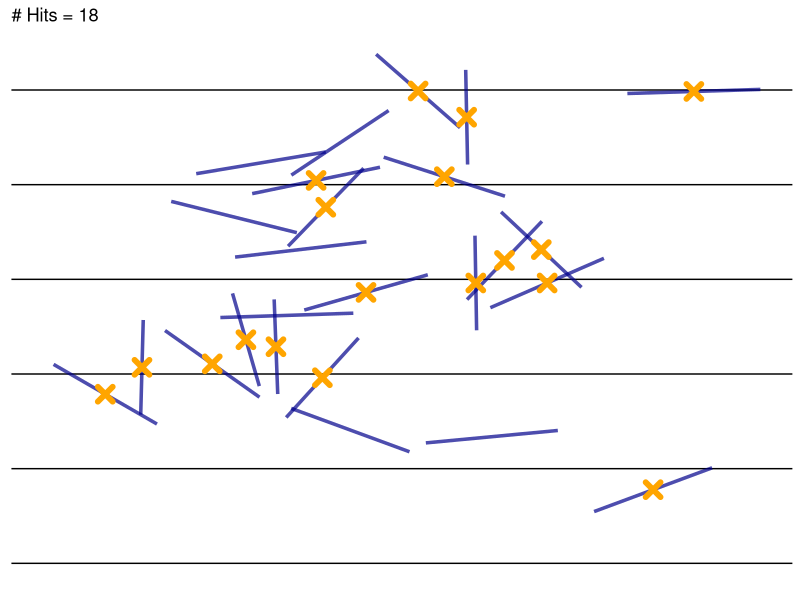
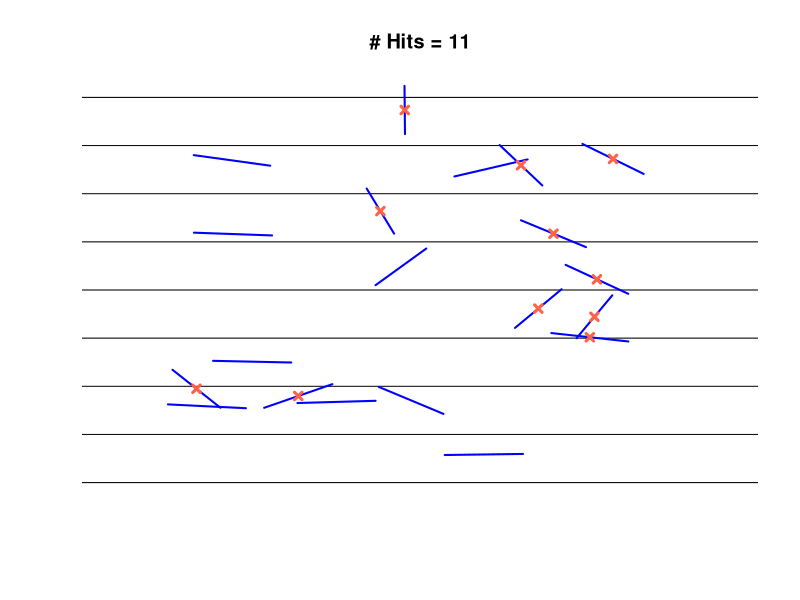

Recreate these plots in R, in order.
## ---- chunk 1
knitr::opts_chunk$set(echo = TRUE, warning = F, message = F)
## ---- chunk 2
#####################################



library(tidyverse)


Buffon_needle <- function(n = 25, a = 1.5, L = 1.5, seed = 1234){
Yintercept <- seq(-4, 4, by = L)

P <- ggplot() +
  geom_hline(yintercept = Yintercept) + 
  labs(y = NULL) +
  coord_cartesian(xlim = c(0, 8), ylim = c(-4, 4), expand = TRUE)+
  theme(
    panel.border = element_blank(),
    axis.text = element_blank(),
    panel.grid = element_blank(),
    axis.ticks = element_blank(), 
    panel.background = element_rect(fill = "white")
  )
P
set.seed(seed)
x1 <- runif(n, 1, 7)
y1 <- runif(n, -3.5, 3.5)
theta1 <- runif(n, 0, pi)
x1_2 <- x1 + a * cos(theta1)
y1_2 <- y1 + a * sin(theta1)

X <- numeric(2*n)
Y <- numeric(2*n)
ind1 <- seq(1, 2*n, by = 2)
ind2 <- seq(2, 2*n, by = 2)
X[ind1] <- x1
X[ind2] <- x1_2
Y[ind1] <- y1
Y[ind2] <- y1_2

Meanx <- (x1 + x1_2)/2

Meany <- (y1 + y1_2)/2


yy <- Yintercept
nn <- length(Yintercept)
Res <- expand_grid(Meany, yy) 
ID <- rep(paste0("needle", 1:n), each = nn)
Res$ID = factor(ID, levels = unique(ID), ordered = TRUE)
Res %>%
  mutate(Distance = sqrt((Meany - yy)^2)) %>%
  group_by(ID) %>% 
  summarise(MIN = min(Distance)) -> DISTANCE


DISTANCE

needle_dist <- a * sin(theta1)/2
DISTANCE <- DISTANCE %>%
  mutate(HIT = 1 * (MIN < needle_dist))






IND_hit <- which(DISTANCE$HIT == 1)
n_hit <- length(IND_hit)

df2 <- tibble(x = Meanx[IND_hit], y = Meany[IND_hit])


Df <- tibble(x = X, y = Y, Time = rep(1:n, each = 2))
P + geom_line(data = Df, aes(x = x, y = y, group = Time), 
              linewidth = 1.2, color = "darkblue", alpha = .7) + 
  geom_point(data = df2, aes(x = x, y = y), shape = 4, 
             color = "orange", stroke = 3, size = 3) + 
  labs(title = paste0("# Hits = ", n_hit), x = NULL) -> P1
myresult <- list(number_hits = n_hit, Plot = P1)
return(myresult)
}

outPut <- Buffon_needle()
P1 <- outPut$Plot
P1

## if you want show this plot as a giff then run these codes below

#if (! require(gganimate)) {
#  install.packages("gganimate")
#  library(gganimate)
#}

# P1 + transition_reveal(Time)


## ---- chunk 3

Buffon_updated <- function(n = 20, a = 1.5, L = 2, 
                           show = TRUE, seed = 12){
if(a > L) stop("a must be smaller than L")

Yintercept <- seq(-4, 4, by = L)

set.seed(seed)
x1 <- runif(n, 1, 7)
y1 <- runif(n, -3.5, 3.5)
theta1 <- runif(n, 0, pi)
x1_2 <- x1 + a * cos(theta1)
y1_2 <- y1 + a * sin(theta1)




Meanx <- (x1 + x1_2)/2

Meany <- (y1 + y1_2)/2









nn <- length(Yintercept)
Res <- expand.grid(Yintercept, Meany) 
names(Res) <- c("Meany", "y")
ID <- rep(paste0("needle", 1:n), each = nn)
Res$ID = factor(ID, levels = unique(ID), ordered = TRUE)
Distance = sqrt((Res$Meany - Res$y)^2)
Res$distance <- Distance
result <- aggregate(Distance ~ ID, data = Res, FUN = min)


needle_dist <- a * sin(theta1)/2

Hit <- 1 * (result$Distance < needle_dist)







IND_hit <- which(Hit == 1)
n_hit <- length(IND_hit)
df2 <- data.frame(x = Meanx[IND_hit], y = Meany[IND_hit])




if(show){
plot(x = c(0, 8), y = c(-4, 4), type = "n", frame = FALSE, 
xaxt = "n", yaxt = "n", xlab = "", ylab = "", 
main = paste0("# Hits = ", n_hit))

abline(h = Yintercept)
for(i in 1:n){
xx <- c(x1[i], x1_2[i])
yy <- c(y1[i], y1_2[i])
lines(x = xx, y = yy, col = "blue", lwd = 2)
}

points(x = df2$x, y = df2$y, pch = 4, 
       col = "tomato", lwd = 3)

}
return(n_hit)
}


Buffon_updated(L = 1, a = 1, seed = 2, n = 20)
